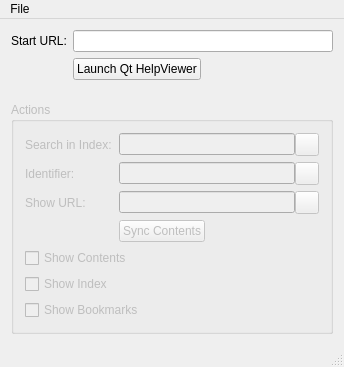
<ui version="4.0" >
 <class>RemoteControlClass</class>
 <widget class="QMainWindow" name="RemoteControlClass" >
  <property name="geometry" >
   <rect>
    <x>0</x>
    <y>0</y>
    <width>344</width>
    <height>364</height>
   </rect>
  </property>
  <property name="windowTitle" >
   <string>RemoteControl</string>
  </property>
  <widget class="QWidget" name="centralWidget" >
   <layout class="QGridLayout" >
    <item row="0" column="0" >
     <widget class="QLabel" name="label" >
      <property name="text" >
       <string>Start URL:</string>
      </property>
     </widget>
    </item>
    <item row="0" column="1" colspan="2" >
     <widget class="QLineEdit" name="startUrlLineEdit" />
    </item>
    <item row="1" column="1" >
     <widget class="QPushButton" name="launchButton" >
      <property name="text" >
       <string>Launch Qt HelpViewer</string>
      </property>
     </widget>
    </item>
    <item row="1" column="2" >
     <spacer>
      <property name="orientation" >
       <enum>Qt::Horizontal</enum>
      </property>
      <property name="sizeHint" >
       <size>
        <width>101</width>
        <height>20</height>
       </size>
      </property>
     </spacer>
    </item>
    <item row="2" column="1" >
     <spacer>
      <property name="orientation" >
       <enum>Qt::Vertical</enum>
      </property>
      <property name="sizeType" >
       <enum>QSizePolicy::Policy::Fixed</enum>
      </property>
      <property name="sizeHint" >
       <size>
        <width>113</width>
        <height>16</height>
       </size>
      </property>
     </spacer>
    </item>
    <item row="3" column="0" colspan="3" >
     <widget class="QGroupBox" name="actionGroupBox" >
      <property name="enabled" >
       <bool>false</bool>
      </property>
      <property name="title" >
       <string>Actions</string>
      </property>
      <layout class="QGridLayout" >
       <item row="0" column="0" >
        <widget class="QLabel" name="label_2" >
         <property name="text" >
          <string>Search in Index:</string>
         </property>
        </widget>
       </item>
       <item row="0" column="1" colspan="2" >
        <layout class="QHBoxLayout" >
         <property name="spacing" >
          <number>0</number>
         </property>
         <item>
          <widget class="QLineEdit" name="indexLineEdit" />
         </item>
         <item>
          <widget class="QToolButton" name="indexButton" >
           <property name="text" >
            <string/>
           </property>
           <property name="icon" >
            <iconset resource="remotecontrol.qrc" >:/remotecontrol/enter.png</iconset>
           </property>
          </widget>
         </item>
        </layout>
       </item>
       <item row="1" column="0" >
        <widget class="QLabel" name="label_4" >
         <property name="text" >
          <string>Identifier:</string>
         </property>
        </widget>
       </item>
       <item row="1" column="1" colspan="2" >
        <layout class="QHBoxLayout" >
         <property name="spacing" >
          <number>0</number>
         </property>
         <item>
          <widget class="QLineEdit" name="identifierLineEdit" />
         </item>
         <item>
          <widget class="QToolButton" name="identifierButton" >
           <property name="text" >
            <string/>
           </property>
           <property name="icon" >
            <iconset resource="remotecontrol.qrc" >:/remotecontrol/enter.png</iconset>
           </property>
          </widget>
         </item>
        </layout>
       </item>
       <item row="2" column="0" >
        <widget class="QLabel" name="label_3" >
         <property name="text" >
          <string>Show URL:</string>
         </property>
        </widget>
       </item>
       <item row="2" column="1" colspan="2" >
        <layout class="QHBoxLayout" >
         <property name="spacing" >
          <number>0</number>
         </property>
         <item>
          <widget class="QLineEdit" name="urlLineEdit" />
         </item>
         <item>
          <widget class="QToolButton" name="urlButton" >
           <property name="text" >
            <string/>
           </property>
           <property name="icon" >
            <iconset resource="remotecontrol.qrc" >:/remotecontrol/enter.png</iconset>
           </property>
          </widget>
         </item>
        </layout>
       </item>
       <item row="3" column="1" >
        <widget class="QPushButton" name="syncContentsButton" >
         <property name="text" >
          <string>Sync Contents</string>
         </property>
        </widget>
       </item>
       <item row="3" column="2" >
        <spacer>
         <property name="orientation" >
          <enum>Qt::Horizontal</enum>
         </property>
         <property name="sizeHint" >
          <size>
           <width>81</width>
           <height>20</height>
          </size>
         </property>
        </spacer>
       </item>
       <item row="4" column="0" colspan="3" >
        <widget class="QCheckBox" name="contentsCheckBox" >
         <property name="text" >
          <string>Show Contents</string>
         </property>
        </widget>
       </item>
       <item row="5" column="0" >
        <widget class="QCheckBox" name="indexCheckBox" >
         <property name="text" >
          <string>Show Index</string>
         </property>
        </widget>
       </item>
       <item row="6" column="0" colspan="3" >
        <widget class="QCheckBox" name="bookmarksCheckBox" >
         <property name="text" >
          <string>Show Bookmarks</string>
         </property>
        </widget>
       </item>
      </layout>
     </widget>
    </item>
   </layout>
  </widget>
  <widget class="QMenuBar" name="menuBar" >
   <property name="geometry" >
    <rect>
     <x>0</x>
     <y>0</y>
     <width>344</width>
     <height>21</height>
    </rect>
   </property>
   <widget class="QMenu" name="menuFile" >
    <property name="title" >
     <string>File</string>
    </property>
    <addaction name="actionQuit" />
   </widget>
   <addaction name="menuFile" />
  </widget>
  <widget class="QStatusBar" name="statusBar" />
  <action name="actionQuit" >
   <property name="text" >
    <string>Quit</string>
   </property>
  </action>
 </widget>
 <layoutdefault spacing="6" margin="11" />
 <resources>
  <include location="remotecontrol.qrc" />
 </resources>
 <connections/>
</ui>
